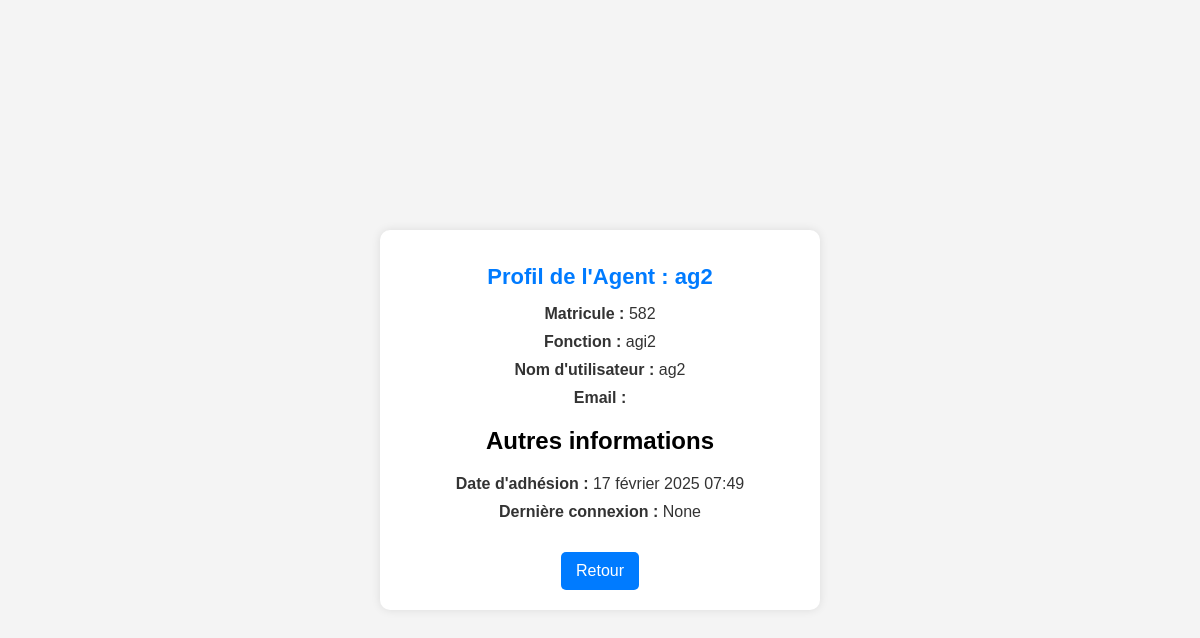
The page /agent/2/profil/ (signed in) on the database its author committed.
### etat_civil/models.py (models this page shows, shortened)
class AgentMunicipal(AbstractUser):
    matricule = models.CharField(max_length=20, unique=True)
    fonction = models.CharField(max_length=100)
    groups = models.ManyToManyField(
        Group,
        related_name='agentmunicipal_set',  #  nom unique
        blank=True,
    )
    user_permissions = models.ManyToManyField(
        Permission,
        related_name='agentmunicipal_permissions',  #  nom unique
        blank=True,
    )

### etat_civil/views.py (the view)
# urls.py: path('agent/<int:id>/profil/', views.agent_profil, name='agent_profil'),
@login_required
def agent_profil(request, id):
    agent = get_object_or_404(AgentMunicipal, pk=id)
    return render(request, 'agent_profil.html', {'agent': agent})

### etat_civil/templates/agent_profil.html (shortened to what this page needs)
<!DOCTYPE html>
<html lang="fr">
<head>
</head>
<body>
    <div class="container">
        <h1>Profil de l'Agent : {{ agent.username }}</h1>
        <p><strong>Matricule :</strong> {{ agent.matricule }}</p>
        <p><strong>Fonction :</strong> {{ agent.fonction }}</p>
        <p><strong>Nom d'utilisateur :</strong> {{ agent.username }}</p>
        <p><strong>Email :</strong> {{ agent.email }}</p>
        <h2>Autres informations</h2>
        <ul>
            <li><strong>Date d'adhésion :</strong> {{ agent.date_joined }}</li>
            <li><strong>Dernière connexion :</strong> {{ agent.last_login }}</li>
        </ul>
        <a href="{% url 'dashboard' %}">Retour</a>
    </div>
</body>
</html>

### etat_civil/templates/agent_profil.html (style rules this page uses)
body { font-family: Arial, sans-serif; background-color: #f4f4f4; margin: 0; padding: 20px; display: flex; justify-content: center; align-items: center; height: 100vh; }
.container { background: #fff; padding: 20px; border-radius: 10px; box-shadow: 0 0 10px rgba(0, 0, 0, 0.1); max-width: 400px; width: 100%; text-align: center; }
h1 { color: #007bff; font-size: 22px; margin-bottom: 15px; }
p, li { font-size: 16px; color: #333; margin: 10px 0; }
ul { list-style: none; padding: 0; }
a { display: inline-block; margin-top: 15px; padding: 10px 15px; background: #007bff; color: white; text-decoration: none; border-radius: 5px; }

### rows shown on the page
AgentMunicipal: username "ag2", matricule "582", fonction "agi2", date_joined "17 février 2025 07:49", last_login "None"
